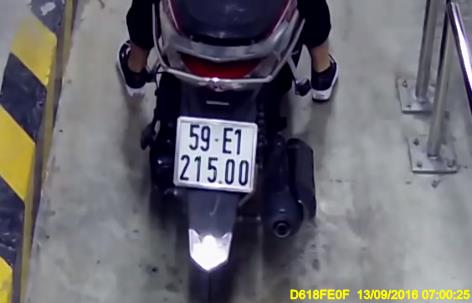
#> input picture license_plate/img.png, 472 x 303 px
$ python -i anpr.py   (imports and definitions only)   (older library calls are emulated)
#> lines starting #> are read from the running program, lines starting #| are printed output that depends on the picture; after the words box and inside, x2 and y2 are one past the last pixel; in counts of white or black regions, pixels touching at a corner belong together
# import the necessary packages
import numpy as np
import imutils
import cv2


def find_if_close(cnt1, cnt2):
    row1, row2 = cnt1.shape[0], cnt2.shape[0]
    for i in range(row1):
        for j in range(row2):
            dist = np.linalg.norm(cnt1[i] - cnt2[j])
            if abs(dist) < 7:
                return True
            elif i == row1 - 1 and j == row2 - 1:
                return False


def merge_contours(candidates):
    # merge the contours nearby
    LENGTH = len(candidates)
    status = np.zeros((LENGTH, 1))
    for i, cnt1 in enumerate(candidates):
        x = i
        if i != LENGTH - 1:
            for j, cnt2 in enumerate(candidates[i + 1:]):
                x = x + 1
                dist = find_if_close(cnt1, cnt2)
                if dist == True:
                    val = min(status[i], status[x])
                    status[x] = status[i] = val
                else:
                    if status[x] == status[i]:
                        status[x] = i + 1

    unified = []
    maximum = int(status.max()) + 1
    for i in range(maximum):
        pos = np.where(status == i)[0]
        if pos.size != 0:
            cont = np.vstack(candidates[i] for i in pos)
            hull = cv2.convexHull(cont)
            unified.append(hull)

    return unified
    # contours = cv2.drawContours(gray, unified, -1, (0, 255, 0), 3)


class PyImageSearchANPR:
    def __init__(self, minAR=1.1, maxAR=1.6, minContourArea=1000, debug=False):
        # store the minimum and maximum rectangular aspect ratio
        # values along with whether or not we are in debug mode
        self.minAR = minAR
        self.maxAR = maxAR
        self.minContourArea = minContourArea
        self.debug = debug

    def debug_imshow(self, title, image, waitKey=False):
        # check to see if we are in debug mode, and if so, show the
        # image with the supplied title
        if self.debug:
            cv2.imshow(title, image)
            # check to see if we should wait for a keypress
            if waitKey:
                cv2.waitKey(0)

    def locate_license_plate_candidates(self, gray, keep=5):
        # perform a blackhat morphological operation that will allow
        # us to reveal dark regions (i.e., text) on light backgrounds
        # (i.e., the license plate itself)
        self.debug_imshow("Gray", gray)
        rectKern = cv2.getStructuringElement(cv2.MORPH_RECT, (13, 5))
        topHat = cv2.morphologyEx(gray, cv2.MORPH_TOPHAT, rectKern)
        blackHat = cv2.morphologyEx(gray, cv2.MORPH_BLACKHAT, rectKern)
        gray = cv2.add(gray, topHat)
        gray = cv2.subtract(gray, blackHat)
        self.debug_imshow("Top Hat", topHat)
        self.debug_imshow("Black hat", blackHat)
        self.debug_imshow("Subtract", gray)
        # next, find regions in the image that are light
        squareKern = cv2.getStructuringElement(cv2.MORPH_RECT, (3, 3))
        light = cv2.morphologyEx(gray, cv2.MORPH_CLOSE, squareKern)
        light = cv2.threshold(light, 0, 255,
                              cv2.THRESH_BINARY | cv2.THRESH_OTSU)[1]
        self.debug_imshow("Light Regions", light)
        # compute the Scharr gradient representation of the blackhat
        # image in the x-direction and then scale the result back to
        # the range [0, 255]
        gradX = cv2.Sobel(gray, ddepth=cv2.CV_32F,
                          dx=1, dy=0, ksize=-1)
        gradX = np.absolute(gradX)
        (minVal, maxVal) = (np.min(gradX), np.max(gradX))
        gradX = 255 * ((gradX - minVal) / (maxVal - minVal))
        gradX = gradX.astype("uint8")
        self.debug_imshow("Scharr", gradX)
        # blur the gradient representation, applying a closing
        # operation, and threshold the image using Otsu's method
        gradX = cv2.GaussianBlur(gradX, (5, 5), 0)
        gradX = cv2.morphologyEx(gradX, cv2.MORPH_CLOSE, rectKern)
        thresh = cv2.threshold(gradX, 0, 255,
                               cv2.THRESH_BINARY | cv2.THRESH_OTSU)[1]
        self.debug_imshow("Grad Thresh", thresh)
        # perform a series of erosions and dilations to clean up the
        # thresholded image
        thresh = cv2.erode(thresh, None, iterations=2)
        thresh = cv2.dilate(thresh, None, iterations=2)
        self.debug_imshow("Grad Erode/Dilate", thresh)
        # take the bitwise AND between the threshold result and the
        # light regions of the image
        thresh = cv2.bitwise_and(thresh, thresh, mask=light)
        thresh = cv2.dilate(thresh, None, iterations=1)
        thresh = cv2.erode(thresh, None, iterations=1)
        self.debug_imshow("Final", thresh, waitKey=True)
        # find contours in the thresholded image and sort them by
        # their size in descending order, keeping only the largest
        # ones
        cnts = cv2.findContours(thresh.copy(), cv2.RETR_EXTERNAL,
                                cv2.CHAIN_APPROX_SIMPLE)
        cnts = imutils.grab_contours(cnts)
        cnts = sorted(cnts, key=cv2.contourArea, reverse=True)[:keep]

        return gray, cnts, thresh

    def locate_license_plate(self, gray, candidates):
        # initialize the license plate contour and ROI
        if self.debug:
            imageBGR = cv2.cvtColor(gray, cv2.COLOR_GRAY2BGR)
            contours = cv2.drawContours(imageBGR.copy(), candidates, -1, (0, 255, 0), 3)
            self.debug_imshow("Before merge Contours", contours)
        # merge contours
        merged_contours = merge_contours(candidates)
        if self.debug:
            imageBGR = cv2.cvtColor(gray, cv2.COLOR_GRAY2BGR)
            contours = cv2.drawContours(imageBGR.copy(), merged_contours, -1, (0, 255, 0), 3)
            self.debug_imshow("After merge Contours", contours)
        # loop over the license plate candidate contours
        lpCnt = []
        for c in merged_contours:
            # compute the bounding box of the contour and then use
            # the bounding box to derive the aspect ratio
            (x, y, w, h) = cv2.boundingRect(c)
            ar = w / float(h)
            # print(ar)
            # check to see if the aspect ratio is rectangular
            if self.minAR <= ar <= self.maxAR and w * h > self.minContourArea:
                lpCnt.append(c)

        return lpCnt

    def find_and_ocr(self, image):
        # initialize the license plate text
        lpText = None
        # convert the input image to grayscale, locate all candidate
        # license plate regions in the image, and then process the
        # candidates, leaving us with the *actual* license plate
        hsv = cv2.cvtColor(image, cv2.COLOR_BGR2HSV)

        imgHue, imgSatur, gray = cv2.split(hsv)
        #
        # gray = cv2.cvtColor(image, cv2.COLOR_BGR2GRAY)
        gray, candidates, thresh = self.locate_license_plate_candidates(gray)
        lpCnt = self.locate_license_plate(gray, candidates)
        img = image.copy()
        if lpCnt is None:
            cv2.imshow("Output", img)
            return None, None
        count = 0

        ROI_list = []
        for i in lpCnt:
            # hien thi vung bien so chinh xac nhat
            rect = cv2.minAreaRect(i)
            box = cv2.boxPoints(rect)
            box = np.int0(box)
            cv2.drawContours(img, [box], -1, (0, 255, 0), 2)
            cv2.imshow("Output", img)

            # cat anh de doc chu
            W = rect[1][0]
            H = rect[1][1]

            Xs = [i[0] for i in box]
            Ys = [i[1] for i in box]
            x1 = min(Xs)
            x2 = max(Xs)
            y1 = min(Ys)
            y2 = max(Ys)

            angle = rect[2]
            if angle > 45:
                angle -= 90

            # Center of rectangle in source image
            center = ((x1 + x2) / 2, (y1 + y2) / 2)
            # Size of the upright rectangle bounding the rotated rectangle
            size = (x2 - x1, y2 - y1)
            M = cv2.getRotationMatrix2D((size[0] / 2, size[1] / 2), angle, 1.0)
            # Cropped upright rectangle
            cropped = cv2.getRectSubPix(gray, size, center)
            cropped = cv2.warpAffine(cropped, M, size)
            croppedW = H if H > W else W
            croppedH = H if H < W else W
            # Final cropped & rotated rectangle
            ROI = cv2.getRectSubPix(cropped, (int(croppedW), int(croppedH)), (size[0] / 2, size[1] / 2))
            ROI = imutils.resize(ROI, width=200)
            ROI_list.append(ROI)
            count += 1
            # cv2.imshow(f"{count}", ROI)
        # cv2.waitKey(0)

        return ROI_list

>>> import cv2
>>> picture = cv2.imread('license_plate/img.png')
#> picture is the input picture: shape (303, 472, 3); mean B, G, R 109.7, 103, 104.4
>>> result = PyImageSearchANPR().find_and_ocr(picture)
#> in find_and_ocr, `hsv = cv2.cvtColor(image, cv2.COLOR_BGR2HSV)`: hsv: shape (303, 472, 3); mean H, S, V 109.6, 63, 115.4
#> in find_and_ocr, `imgHue, imgSatur, gray = cv2.split(hsv)`:
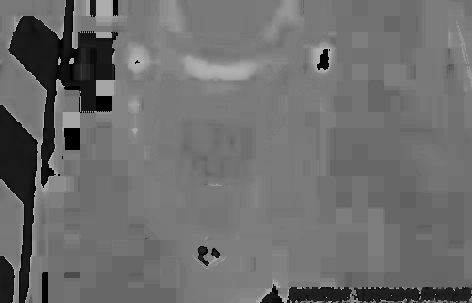
#> imgHue: shape (303, 472); min 0, max 179, mean 109.6
#> in find_and_ocr, `imgHue, imgSatur, gray = cv2.split(hsv)`:
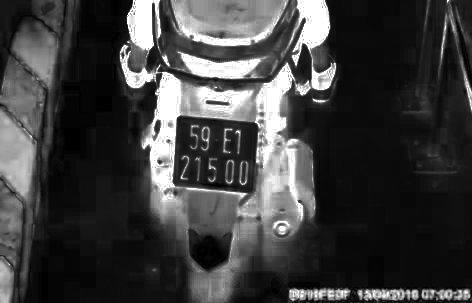
#> imgSatur: shape (303, 472); min 0, max 255, mean 63
#> in locate_license_plate_candidates, `light = cv2.threshold(light, 0, 255, cv2.THRESH_BINARY | cv2.THRESH_OT..`:
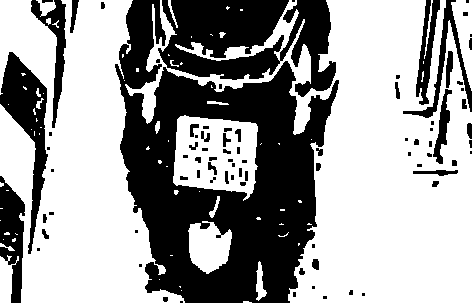
#> light: shape (303, 472); 61.7% white; 85 black regions (39 under 20 px), largest, box (x1, y1, x2, y2) and area: (115, 0, 339, 303) 32515, (158, 0, 336, 97) 10464, (0, 52, 48, 254) 3431
#> in locate_license_plate_candidates, `gradX = np.absolute(gradX)`:
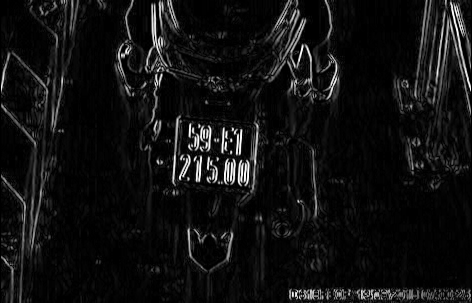
#> gradX: shape (303, 472) float32; min 0, max 4080, mean 276.6; drawn with min black and max white
#> in locate_license_plate_candidates, `(minVal, maxVal) = (np.min(gradX), np.max(gradX))`: minVal = 0; maxVal = 4080
#> in locate_license_plate_candidates, `thresh = cv2.threshold(gradX, 0, 255, cv2.THRESH_BINARY | cv2.THRESH_O..`: thresh: shape (303, 472); 14.2% white; 35 white regions (14 under 20 px), largest, box (x1, y1, x2, y2) and area: (156, 115, 259, 195) 4947, (395, 0, 472, 114) 4033, (265, 0, 340, 102) 3026
#> in locate_license_plate_candidates, `thresh = cv2.erode(thresh, None, iterations=2)`: thresh: shape (303, 472); 8.7% white; 27 white regions (12 under 20 px), largest, box (x1, y1, x2, y2) and area: (160, 120, 257, 184) 4075, (399, 0, 472, 111) 2999, (272, 0, 337, 86) 1574
#> in locate_license_plate_candidates, `thresh = cv2.dilate(thresh, None, iterations=2)`: thresh: shape (303, 472); 12.8% white; 25 white regions, largest, box (x1, y1, x2, y2) and area: (158, 118, 259, 186) 4807, (397, 0, 472, 113) 3947, (270, 0, 339, 99) 2929
#> in locate_license_plate_candidates, `thresh = cv2.bitwise_and(thresh, thresh, mask=light)`: thresh: shape (303, 472); 8% white; 67 white regions (30 under 20 px), largest, box (x1, y1, x2, y2) and area: (173, 118, 258, 186) 3796, (289, 289, 433, 300) 1336, (451, 2, 472, 91) 734
#> in locate_license_plate_candidates, `thresh = cv2.dilate(thresh, None, iterations=1)`:
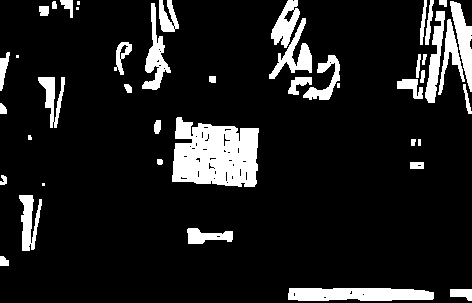
#> thresh: shape (303, 472); 11.7% white; 44 white regions (6 under 20 px)
#> in locate_license_plate_candidates, `cnts = cv2.findContours(thresh.copy(), cv2.RETR_EXTERNAL, cv2.CHAIN_AP..`: cnts = 67 contours, 40 with area under 20; largest, box (x1, y1, x2, y2) and area: (173, 118, 258, 186) 4224, (289, 289, 433, 300) 1240, (451, 2, 472, 91) 638, (426, 12, 444, 102) 462, (143, 4, 170, 89) 450
#> in locate_license_plate_candidates, `cnts = sorted(cnts, key=cv2.contourArea, reverse=True)[:keep]`: cnts = 5 contours; box (x1, y1, x2, y2) and area: (173, 118, 258, 186) 4224, (289, 289, 433, 300) 1240, (451, 2, 472, 91) 638, (426, 12, 444, 102) 462, (143, 4, 170, 89) 450
#> in find_and_ocr, `gray, candidates, thresh = self.locate_license_plate_candidates(gray)`: candidates has the same summary as cnts in locate_license_plate_candidates
#> in merge_contours, `LENGTH = len(candidates)`: LENGTH = 5
#> the loop in merge_contours, `for i, cnt1 in enumerate(candidates):` made 5 passes
#> after the loop in merge_contours, `for i, cnt1 in enumerate(candidates):`: status = [0, 1, 2, 3, 4]
#> in merge_contours, `maximum = int(status.max()) + 1`: maximum = 5
#> the loop in merge_contours, `for i in range(maximum):` made 5 passes
#> pos on passes 1 to 5: [0], [1], [2], [3], [4]
#> after the loop in merge_contours, `for i in range(maximum):`: unified = 5 contours; box (x1, y1, x2, y2) and area: (173, 118, 258, 186) 4882, (289, 289, 433, 300) 1346, (143, 4, 170, 89) 1171, (451, 2, 472, 91) 804, (426, 12, 444, 102) 686
#> in locate_license_plate, `merged_contours = merge_contours(candidates)`: merged_contours has the same summary as unified in merge_contours
#> the loop in locate_license_plate, `for c in merged_contours:` made 5 passes
#> (x, y, w, h, ar) on passes 1 to 5: (173, 118, 85, 68, 1.25), (289, 289, 144, 11, 13.09), (451, 2, 21, 89, 0.236), (426, 12, 18, 90, 0.2), (143, 4, 27, 85, 0.318)
#> after the loop in locate_license_plate, `for c in merged_contours:`: lpCnt = 1 contour; box (x1, y1, x2, y2) and area: (173, 118, 258, 186) 4882
#> the loop in find_and_ocr, `for i in lpCnt:` made 1 pass
#> (rect, box, W, H, Xs, Ys, x1, x2) on pass 1: (((215.9, 152), (62.63, 82.43), -85.91), [[254, 186], [172, 180], [177, 117], [259, 123]], 62.63, 82.43, [254, 172, 177, 259], [186, 180, 117, 123], 172, 259)
#> pass 1, in find_and_ocr, `cropped = cv2.warpAffine(cropped, M, size)`:
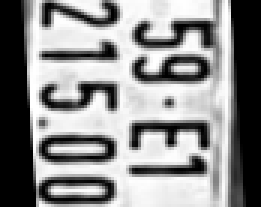
#> cropped: shape (69, 87) (shown 3 times larger); min 0, max 255, mean 139.6
#> pass 1, in find_and_ocr, `ROI = cv2.getRectSubPix(cropped, (int(croppedW), int(croppedH)), (size..`:
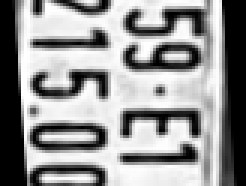
#> ROI: shape (62, 82) (shown 3 times larger); min 0, max 255, mean 146.9
#> after the loop in find_and_ocr, `for i in lpCnt:`: ROI_list = 1 item; count = 1
#> result = 1 item

$ run again, on license_plate/0000_00532_b.jpg
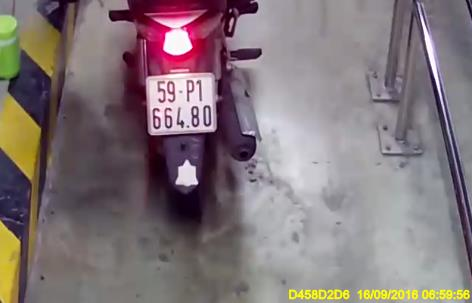
#> input picture license_plate/0000_00532_b.jpg, 472 x 303 px
#> picture is the input picture: shape (303, 472, 3); mean B, G, R 121.1, 118.2, 130.8
#> hsv: shape (303, 472, 3); mean H, S, V 116.5, 49.6, 133.9
#> in locate_license_plate_candidates, `light = cv2.threshold(light, 0, 255, cv2.THRESH_BINARY | cv2.THRESH_OT..`:
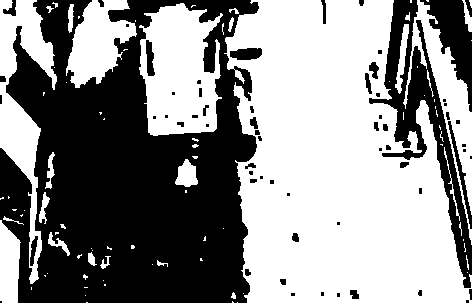
#> light: shape (303, 472); 55.3% white; 64 black regions (30 under 20 px), largest, box (x1, y1, x2, y2) and area: (0, 0, 259, 303) 52274, (369, 0, 472, 288) 6764, (420, 0, 472, 112) 2353
#> minVal = 0; maxVal = 4080
#> in locate_license_plate_candidates, `cnts = cv2.findContours(thresh.copy(), cv2.RETR_EXTERNAL, cv2.CHAIN_AP..`: cnts = 82 contours, 66 with area under 20; largest, box (x1, y1, x2, y2) and area: (145, 78, 219, 134) 2932, (412, 0, 472, 245) 994, (357, 289, 470, 300) 836, (288, 290, 353, 299) 495, (23, 171, 38, 223) 278
#> in locate_license_plate_candidates, `cnts = sorted(cnts, key=cv2.contourArea, reverse=True)[:keep]`: cnts = 5 contours; box (x1, y1, x2, y2) and area: (145, 78, 219, 134) 2932, (412, 0, 472, 245) 994, (357, 289, 470, 300) 836, (288, 290, 353, 299) 495, (23, 171, 38, 223) 278
#> candidates has the same summary as cnts in locate_license_plate_candidates
#> LENGTH = 5
#> the loop in merge_contours, `for i, cnt1 in enumerate(candidates):` made 5 passes
#> after the loop in merge_contours, `for i, cnt1 in enumerate(candidates):`: status = [0, 1, 2, 2, 3]
#> maximum = 4
#> the loop in merge_contours, `for i in range(maximum):` made 4 passes
#> pos on passes 1 to 4: [0], [1], [2, 3], [4]
#> after the loop in merge_contours, `for i in range(maximum):`: unified = 4 contours; box (x1, y1, x2, y2) and area: (412, 0, 472, 245) 3652, (145, 78, 219, 134) 3614, (288, 289, 470, 300) 1630, (23, 171, 38, 223) 492
#> merged_contours has the same summary as unified in merge_contours
#> the loop in locate_license_plate, `for c in merged_contours:` made 4 passes
#> (x, y, w, h, ar) on passes 1 to 4: (145, 78, 74, 56, 1.32), (412, 0, 60, 245, 0.245), (288, 289, 182, 11, 16.55), (23, 171, 15, 52, 0.288)
#> after the loop in locate_license_plate, `for c in merged_contours:`: lpCnt = 1 contour; box (x1, y1, x2, y2) and area: (145, 78, 219, 134) 3614
#> the loop in find_and_ocr, `for i in lpCnt:` made 1 pass
#> (rect, box, W, H, Xs, Ys, x1, x2) on pass 1: (((182.6, 105.5), (73.15, 52.21), -2.49), [[147, 133], [144, 81], [217, 77], [220, 129]], 73.15, 52.21, [147, 144, 217, 220], [133, 81, 77, 129], 144, 220)
#> pass 1, in find_and_ocr, `ROI = cv2.getRectSubPix(cropped, (int(croppedW), int(croppedH)), (size..`:
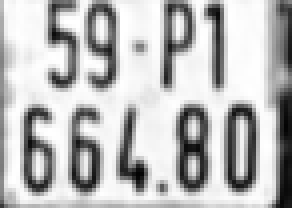
#> ROI: shape (52, 73) (shown 4 times larger); min 3, max 255, mean 186.8
#> after the loop in find_and_ocr, `for i in lpCnt:`: ROI_list = 1 item; count = 1
#> result = 1 item

$ run again, on license_plate/0000_05696_b.jpg
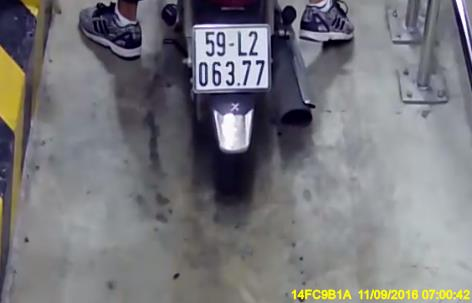
#> input picture license_plate/0000_05696_b.jpg, 472 x 303 px
#> picture is the input picture: shape (303, 472, 3); mean B, G, R 123.2, 118.6, 118.9
#> hsv: shape (303, 472, 3); mean H, S, V 100.7, 36.1, 127.4
#> in locate_license_plate_candidates, `light = cv2.threshold(light, 0, 255, cv2.THRESH_BINARY | cv2.THRESH_OT..`:
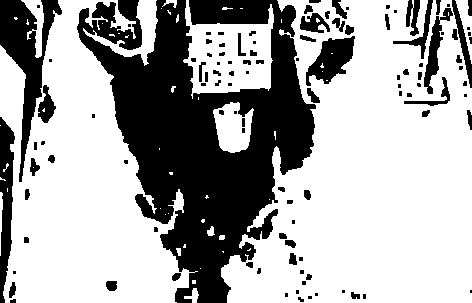
#> light: shape (303, 472); 66.5% white; 112 black regions (49 under 20 px), largest, box (x1, y1, x2, y2) and area: (77, 0, 316, 303) 35115, (0, 0, 62, 182) 3734, (0, 117, 15, 303) 1747
#> minVal = 0; maxVal = 4080
#> in locate_license_plate_candidates, `cnts = cv2.findContours(thresh.copy(), cv2.RETR_EXTERNAL, cv2.CHAIN_AP..`: cnts = 58 contours, 39 with area under 20; largest, box (x1, y1, x2, y2) and area: (186, 22, 273, 98) 4304, (293, 289, 437, 303) 1286, (279, 0, 349, 40) 882, (213, 103, 254, 146) 476, (0, 116, 22, 179) 388
#> in locate_license_plate_candidates, `cnts = sorted(cnts, key=cv2.contourArea, reverse=True)[:keep]`: cnts = 5 contours; box (x1, y1, x2, y2) and area: (186, 22, 273, 98) 4304, (293, 289, 437, 303) 1286, (279, 0, 349, 40) 882, (213, 103, 254, 146) 476, (0, 116, 22, 179) 388
#> candidates has the same summary as cnts in locate_license_plate_candidates
#> LENGTH = 5
#> the loop in merge_contours, `for i, cnt1 in enumerate(candidates):` made 5 passes
#> after the loop in merge_contours, `for i, cnt1 in enumerate(candidates):`: status = [0, 1, 2, 3, 4]
#> maximum = 5
#> the loop in merge_contours, `for i in range(maximum):` made 5 passes
#> pos on passes 1 to 5: [0], [1], [2], [3], [4]
#> after the loop in merge_contours, `for i in range(maximum):`: unified = 5 contours; box (x1, y1, x2, y2) and area: (186, 22, 273, 98) 5480, (279, 0, 349, 40) 2132, (293, 289, 437, 303) 1544, (213, 103, 254, 146) 1257, (0, 116, 22, 179) 782
#> merged_contours has the same summary as unified in merge_contours
#> the loop in locate_license_plate, `for c in merged_contours:` made 5 passes
#> (x, y, w, h, ar) on passes 1 to 5: (186, 22, 87, 76, 1.14), (293, 289, 144, 14, 10.29), (279, 0, 70, 40, 1.75), (213, 103, 41, 43, 0.953), (0, 116, 22, 63, 0.349)
#> after the loop in locate_license_plate, `for c in merged_contours:`: lpCnt = 1 contour; box (x1, y1, x2, y2) and area: (186, 22, 273, 98) 5480
#> the loop in find_and_ocr, `for i in lpCnt:` made 1 pass
#> (rect, box, W, H, Xs, Ys, x1, x2) on pass 1: (((229.4, 58), (85.02, 75.17), -2.12), [[188, 97], [185, 22], [270, 18], [273, 93]], 85.02, 75.17, [188, 185, 270, 273], [97, 22, 18, 93], 185, 273)
#> pass 1, in find_and_ocr, `ROI = cv2.getRectSubPix(cropped, (int(croppedW), int(croppedH)), (size..`:
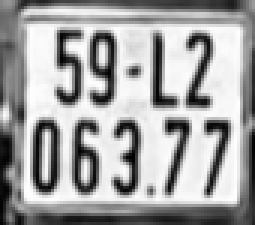
#> ROI: shape (75, 85) (shown 3 times larger); min 0, max 255, mean 162.6
#> after the loop in find_and_ocr, `for i in lpCnt:`: ROI_list = 1 item; count = 1
#> result = 1 item

$ run again, on license_plate/0000_06886_b.jpg
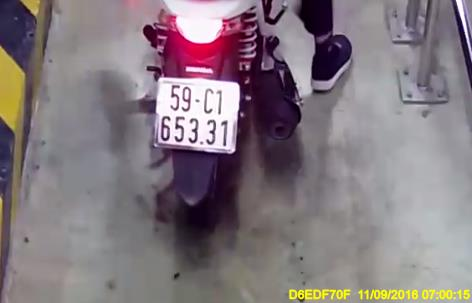
#> input picture license_plate/0000_06886_b.jpg, 472 x 303 px
#> picture is the input picture: shape (303, 472, 3); mean B, G, R 127.4, 121.7, 132.3
#> hsv: shape (303, 472, 3); mean H, S, V 113.6, 43.3, 135.3
#> minVal = 0; maxVal = 4080
#> in locate_license_plate_candidates, `cnts = cv2.findContours(thresh.copy(), cv2.RETR_EXTERNAL, cv2.CHAIN_AP..`: cnts = 74 contours, 51 with area under 20; largest, box (x1, y1, x2, y2) and area: (148, 71, 244, 154) 3609, (288, 289, 472, 303) 1480, (456, 0, 472, 62) 398, (9, 125, 29, 179) 374, (244, 0, 270, 58) 286
#> in locate_license_plate_candidates, `cnts = sorted(cnts, key=cv2.contourArea, reverse=True)[:keep]`: cnts = 5 contours; box (x1, y1, x2, y2) and area: (148, 71, 244, 154) 3609, (288, 289, 472, 303) 1480, (456, 0, 472, 62) 398, (9, 125, 29, 179) 374, (244, 0, 270, 58) 286
#> candidates has the same summary as cnts in locate_license_plate_candidates
#> LENGTH = 5
#> the loop in merge_contours, `for i, cnt1 in enumerate(candidates):` made 5 passes
#> after the loop in merge_contours, `for i, cnt1 in enumerate(candidates):`: status = [0, 1, 2, 3, 4]
#> maximum = 5
#> the loop in merge_contours, `for i in range(maximum):` made 5 passes
#> pos on passes 1 to 5: [0], [1], [2], [3], [4]
#> after the loop in merge_contours, `for i in range(maximum):`: unified = 5 contours; box (x1, y1, x2, y2) and area: (148, 71, 244, 154) 5760, (288, 289, 472, 303) 1976, (244, 0, 270, 58) 862, (9, 125, 29, 179) 767, (456, 0, 472, 62) 486
#> merged_contours has the same summary as unified in merge_contours
#> the loop in locate_license_plate, `for c in merged_contours:` made 5 passes
#> (x, y, w, h, ar) on passes 1 to 5: (148, 71, 96, 83, 1.16), (288, 289, 184, 14, 13.14), (456, 0, 16, 62, 0.258), (9, 125, 20, 54, 0.37), (244, 0, 26, 58, 0.448)
#> after the loop in locate_license_plate, `for c in merged_contours:`: lpCnt = 1 contour; box (x1, y1, x2, y2) and area: (148, 71, 244, 154) 5760
#> the loop in find_and_ocr, `for i in lpCnt:` made 1 pass
#> (rect, box, W, H, Xs, Ys, x1, x2) on pass 1: (((193.2, 116.5), (73.8, 96.57), -76.37), [[231, 163], [137, 141], [154, 69], [248, 92]], 73.8, 96.57, [231, 137, 154, 248], [163, 141, 69, 92], 137, 248)
#> pass 1, in find_and_ocr, `ROI = cv2.getRectSubPix(cropped, (int(croppedW), int(croppedH)), (size..`:
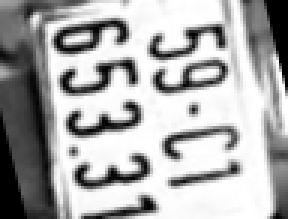
#> ROI: shape (73, 96) (shown 3 times larger); min 0, max 255, mean 170.9
#> after the loop in find_and_ocr, `for i in lpCnt:`: ROI_list = 1 item; count = 1
#> result = 1 item
